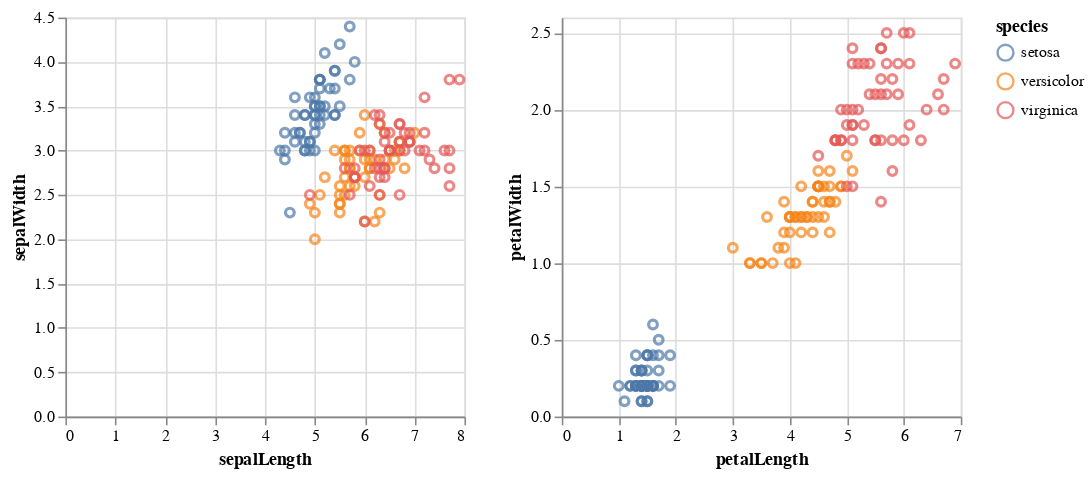

Notebook source saved alongside this figure:
### Markdown cell above
### Altair

### Code cell
chart = alt.Chart(dataset).mark_point().encode(
    color="species"
).properties(
    width=250,
    height=250
)

chart.encode(x="sepalLength", y="sepalWidth") | chart.encode(x="petalLength", y="petalWidth")

### Figure 1 — Vega-Lite specification as saved in the notebook (floating-point values rounded to 4 significant figures; data arrays with more than 128 entries replaced by an {"elided": "..."} marker saying what was removed)
{"config": {"view": {"continuousWidth": 400, "continuousHeight": 300}}, "hconcat": [{"mark": "point", "encoding": {"color": {"type": "nominal", "field": "species"}, "x": {"type": "quantitative", "field": "sepalLength"}, "y": {"type": "quantitative", "field": "sepalWidth"}}, "height": 250, "width": 250}, {"mark": "point", "encoding": {"color": {"type": "nominal", "field": "species"}, "x": {"type": "quantitative", "field": "petalLength"}, "y": {"type": "quantitative", "field": "petalWidth"}}, "height": 250, "width": 250}], "data": {"name": "data-a264acbd6e539a8b3afc0cb5f240fb57"}, "$schema": "https://vega.github.io/schema/vega-lite/v4.8.1.json", "datasets": {"data-a264acbd6e539a8b3afc0cb5f240fb57": {"elided": "150 records"}}}
